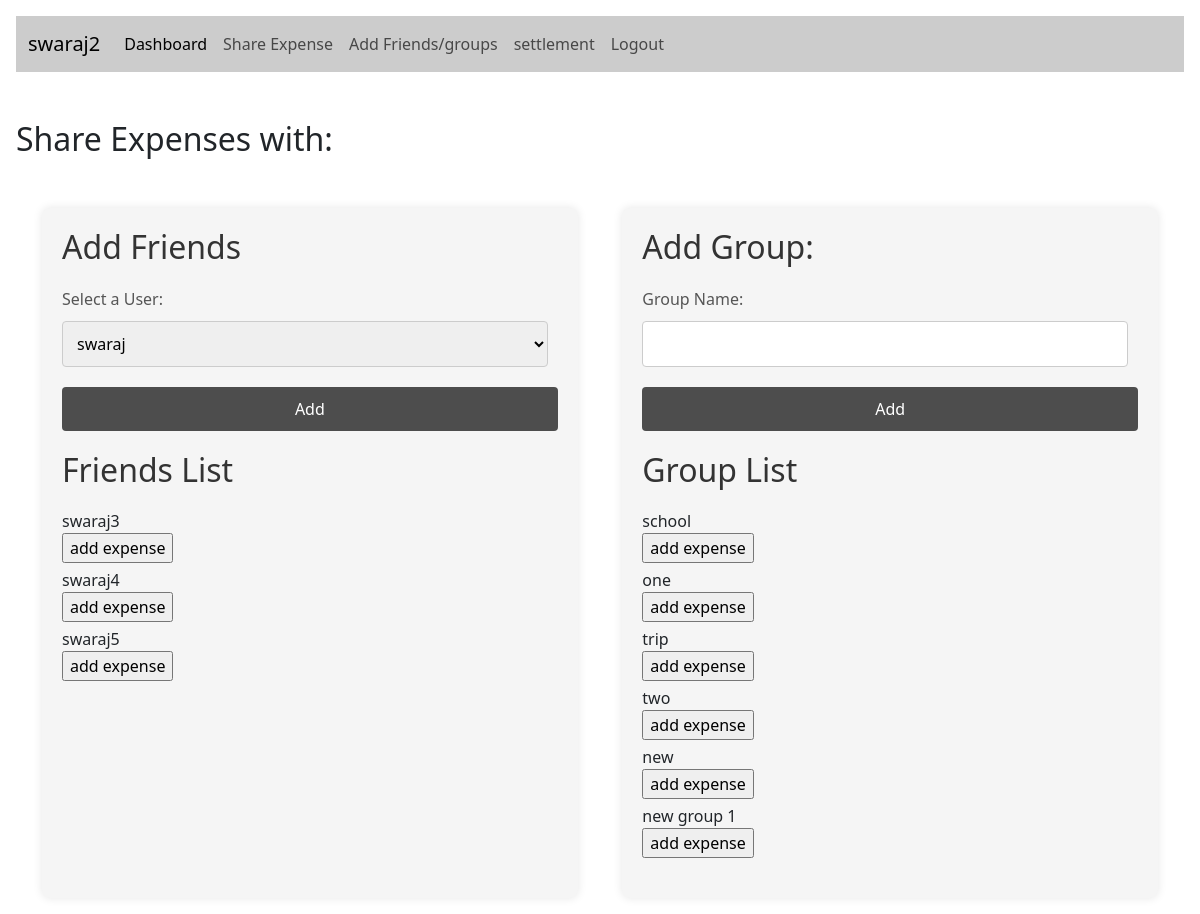
The page /index_view (signed in) on the database its author committed.
### firstapp/models.py (models this page shows)
class CustomUser(AbstractUser):
    uid                 = models.BigAutoField(primary_key=True)
    username            = models.CharField(max_length=100, unique=True)
    password            = models.CharField(max_length=50)
    email               = models.EmailField(verbose_name="email", max_length=100, unique=True)
    phone_no            = models.CharField(max_length=12, null = True)
    total_balance       = models.BigIntegerField(default=0)
    def __str__(self):
        return self.username

class Friends_record(models.Model):
    id                  = models.AutoField(primary_key=True, default=None)
    uid                 = models.ForeignKey(settings.AUTH_USER_MODEL, on_delete=models.CASCADE, related_name='user')
    f_uid               = models.ForeignKey(settings.AUTH_USER_MODEL, on_delete=models.CASCADE, related_name='friend_releted_to_user', default = None)
    owe_amount          = models.BigIntegerField(default=0)
    class Meta:
        constraints = [
            models.UniqueConstraint(fields=['uid', 'f_uid'], name='friends_composite_primary_key')
        ]

class Group(models.Model):
    gid                 = models.BigAutoField(primary_key=True)
    uid                 = models.ForeignKey(settings.AUTH_USER_MODEL, on_delete=models.CASCADE)
    gname               = models.CharField(max_length=100, unique=True)

### firstapp/views.py (the view)
# urls.py: path('index_view', views.index_view, name="index_view"),
def index_view(request):
    print("Welcomm to index page")
    if request.user.is_authenticated:
        users = CustomUser.objects.all()  # Fetch all users from the database
        users = users.exclude(username = request.user)
        friend_list = Friends_record.objects.filter(uid = request.user)
        group_query_set = Group.objects.filter(uid = request.user)
        other_group_list = Group_data.objects.filter(mid = request.user)
        group_list = list(group_query_set)
        for group in other_group_list:
            temp = Group.objects.get(gname = group.gid.gname)
            if temp not in group_list:
                group_list.append(temp)
        return render(request, "index.html", {'users': users, 'friend_list' : friend_list, 'group_list' : group_list})
    return redirect("/login_view")

### templates/index.html (shortened to what this page needs)
{% extends 'home.html' %}
{% block content %}
    <br>
    <br>
    <h2>Share Expenses with:</h2>
    <div class="container">
        <div class="column">
            <h2>Add Friends</h2>
            <form action="add_friend" method="post">
                <label for="user_dropdown">Select a User:</label>
                <select id="user_dropdown" name="selected_value">
                    {% for user in users %}
                    <option value="{{ user.uid }}">{{ user.username }}</option>
                    {% endfor %}
                </select>
                <button type="submit">Add</button>
            </form>
            <div class="friend-group-links">
                <h2>Friends List</h2>
                {% for friend in friend_list %}
                <span style="display: inline-block; margin-right: 10px;">{{ friend.f_uid }}</span>
                <a href="friend_view/{{ friend.f_uid }}"><input type="button" value="add expense"></a>
                {% endfor %}
            </div>
        </div>
        <div class="column">
            <h2>Add Group:</h2>
            <form action="add_group" method="post">
                <label for="group_name">Group Name:</label>
                <input type="text" id="group_name" name="gname" required>
                <input type="submit" value="Add">
            </form>
            <div class="friend-group-links">
                <h2>Group List</h2>
                {% for group in group_list %}
                <span style="display: inline-block; margin-right: 10px;">{{ group.gname }}</span>
                <a href="group_view/{{group.gname}}"><input type="button" value="add expense"></a>
                {% endfor %}
            </div>
        </div>
    </div>
{% endblock %}

### templates/home.html (shortened to what this page needs)
<!doctype html>
<html lang="en">
<head>
    <link href="https://cdn.jsdelivr.net/npm/bootstrap@5.3.3/dist/css/bootstrap.min.css" rel="stylesheet">
    <link href="https://getbootstrap.com/docs/5.3/assets/css/docs.css" rel="stylesheet">
</head>
<body class="p-3 m-0 border-0 bd-example m-0 border-0">
    <nav class="navbar navbar-expand-lg navbar-light custom-navbar">
        <div class="container-fluid">
            <a class="navbar-brand" href="#">{{request.user}}</a>
            <div class="collapse navbar-collapse" id="navbarSupportedContent">
                <ul class="navbar-nav me-auto mb-2 mb-lg-0">
                    <li class="nav-item">
                        <a class="nav-link active" aria-current="page" href="/show_expenses">Dashboard</a>
                    </li>
                    <li class="nav-item">
                        <a class="nav-link" href="/index_view">Share Expense</a>
                    </li>
                    <li class="nav-item">
                        <a class="nav-link" href="/index_view">Add Friends/groups</a>
                    </li>
                    <li class="nav-item">
                        <a class="nav-link" href="/show_settlement_view">settlement</a>
                    </li>
                    <li class="nav-item">
                        <a class="nav-link" href="/logout_view" tabindex="-1">Logout</a>
                    </li>
                </ul>
            </div>
        </div>
    </nav>
    {% block content %}
    {% endblock %}
</body>
</html>

### templates/home.html (style rules this page uses)
.custom-navbar { background-color: #ccc; }

### templates/index.html (style rules this page uses)
.container { margin-top: 50px; display: flex; justify-content: space-between; }
.column { width: 48%; background-color: #f5f5f5; border-radius: 8px; padding: 20px; box-shadow: 0 0 10px rgba(0, 0, 0, 0.1); }
.column h2 { margin-bottom: 20px; color: #333; }
.column form, .column .friend-group-links { margin-bottom: 20px; }
.column label { display: block; margin-bottom: 10px; color: #555; }
.column select, .column input[type="text"] { width: calc(100% - 10px); padding: 10px; margin-bottom: 20px; border: 1px solid #ccc; border-radius: 4px; }
.column button, .column input[type="submit"] { width: 100%; padding: 10px; background-color: #4d4d4d; color: white; border: none; border-radius: 4px; cursor: pointer; transition: background-color 0.3s ease; }
.friend-group-links a { display: block; margin-bottom: 5px; text-decoration: none; color: #007bff; transition: color 0.3s ease; }

### rows shown on the page
CustomUser: user "swaraj2"
Friends_record: f_uid "swaraj3"
Friends_record: f_uid "swaraj4"
Friends_record: f_uid "swaraj5"
Group: gname "school"
Group: gname "one"
Group: gname "trip"
Group: gname "two"
Group: gname "new"
Group: gname "new group 1"

### other values the page prints
form field selected_value "swaraj"
